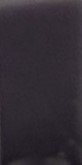
#> input picture Amyl_0(1).jpg, 82 x 165 px
$ python -i ColorFinder.py   (imports and definitions only)
#> lines starting #> are read from the running program, lines starting #| are printed output that depends on the picture
import cv2
import numpy as np
from colormath.color_conversions import convert_color
from colormath.color_diff import delta_e_cie1976
from colormath.color_objects import LabColor, sRGBColor
from sklearn.cluster import KMeans
from statistics import mode


class ColorFinder:
    def __init__(self, visualize=False):
        self.visualize = visualize
        self.colors = [["0 mg/ml", [49.037, 43.146, 50.657]], ["0 mg/ml", [42.832, 36.156, 44.324]],
                    #    ["0 mg/ml", [54.301, 45.050, 50.423]],
                       ["2.2 mg/ml", [61.799, 47.709, 69.759]], ["2.2 mg/ml", [73.31, 48.827, 69.335]],
                    #    ["2.2 mg/ml", [77.089, 60.114, 79.733]],
                       ["2.35 mg/ml", [66.707, 48.81, 66.253]], ["2.35 mg/ml", [78.999, 61.811, 80.432]],
                    #    ["2.35 mg/ml", [62.625, 44.679, 66.070]],
                       ["2.5 mg/ml", [66.907, 54.399, 64.937]], ["2.5 mg/ml", [91.305, 72.603, 84.315]],
                    #    ["2.5 mg/ml", [75.136, 60.098, 74.828]],
                       ["2.65 mg/ml", [83.398, 57.803, 66.542]], ["2.65 mg/ml", [82.317, 60.814, 68.704]],
                    #    ["2.65 mg/ml", [71.47, 50.764, 58.209]],
                       ["2.8 mg/ml", [89.226, 61.02, 75.412]], ["2.8 mg/ml", [63.833, 43.558, 63.545]],
                    #    ["2.8 mg/ml", [78.229, 56.659, 75.424]],
                       ["3.1 mg/ml", [102.357, 78.851, 86.94]], ["3.1 mg/ml", [109.81, 81.353, 85.919]] ]#,
                    #    ["3.1 mg/ml", [97.2, 70.294, 77.964]]]
        self.distances = []
        self.colorBin = ''

    def findBin(self, filename):
        color = self.find_Color(filename)
        self.distances = []
        for color_bin in self.colors:
            cb = self.convert_to_Lab(color_bin[1])
            dist = self.find_distance(color, cb)
            self.distances.append([color_bin[0], float(dist)])
        # print(f'self.distances = {self.distances}')
        self.findKNearest(self.distances)

    def findKNearest(self, distances, k=3):
        # try:
        kNearest = None
        for dist in distances:
            # print(f'dist = {dist}')
            # print(f'kNearest = {kNearest}')
            if kNearest is None:
                kNearest = [dist]
            else:
                kNearest = np.append(kNearest,[dist], axis=0)
            if len(kNearest) > k:
                neighbors = sorted(kNearest, key=lambda x: float(x[1]))
                kNearest = neighbors[:-1]
        print(f'kNearest = {kNearest}')
        self.colorBin = mode(kNearest[:][0])
        # except Exception as e:
        #     print(e)

    @staticmethod
    def find_distance(color, color_bin):
        return delta_e_cie1976(color, color_bin)

    def find_Color(self, filename):
        """This function finds the most dominant color of an image
        returns the color in a Lab value"""
        # Load image and convert to a list of pixels
        reshape = self.convert_image(filename)
        # Find and display most dominant colors
        dominant = self.find_dominant_color(reshape)
        # Converts dominant color to Lab Values
        lab_value = self.convert_to_Lab(dominant)
        return lab_value

    @staticmethod
    def convert_to_Lab(domi):
        """Converts final color to a lab values"""
        rgb = sRGBColor((domi[0]) / 255, (domi[1]) / 255, (domi[2]) / 255)
        lab = convert_color(rgb, LabColor, through_rgb_type=sRGBColor, target_illuminant='d65')
        return lab

    def find_dominant_color(self, reshape):
        """This function finds and displays most dominant colors.
        Visual will only run if self.visualization == True"""
        cluster = KMeans(n_clusters=5).fit(reshape)
        visualize, domi = self.visualize_colors(cluster, cluster.cluster_centers_)
        if self.visualize:
            visualize = cv2.cvtColor(visualize, cv2.COLOR_RGB2BGR)
            cv2.imshow('visualize', visualize)
            cv2.waitKey()
        return domi

    def visualize_colors(self, cluster, centroids):
        # Get the number of different clusters, create histogram, and normalize
        labels = np.arange(0, len(np.unique(cluster.labels_)) + 1)
        (hist, _) = np.histogram(cluster.labels_, bins=labels)
        hist = hist.astype("float")
        hist /= hist.sum()

        # Create frequency rect and iterate through each cluster's color and percentage
        rect = np.zeros((50, 300, 3), dtype=np.uint8)
        colors = sorted([(percent, color) for (percent, color) in zip(hist, centroids)])
        start = 0
        for (percent, color) in colors:
            if self.visualize:
                print(color, "{:0.2f}%".format(percent * 100))
            end = start + (percent * 300)
            cv2.rectangle(rect, (int(start), 0), (int(end), 50),
                          color.astype("uint8").tolist(), -1)
            start = end
        return rect, color

    @staticmethod
    def convert_image(filename):
        """This function loads an image and converts it to a list of pixels
        """
#> called with filename = 'Amyl_0(1).jpg'
        image = cv2.imread(filename)
#> image is the input picture: shape (165, 82, 3); mean B, G, R 51.1, 43.6, 49.6
        image = cv2.cvtColor(image, cv2.COLOR_BGR2RGB)
        reshape = image.reshape((image.shape[0] * image.shape[1], 3))

        return reshape

# [26 lines of commented-out code are left out]

>>> result = ColorFinder().findBin('Amyl_0(1).jpg')
#> after the loop in visualize_colors, `for (percent, color) in colors:`:
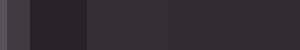
#> rect: shape (50, 300, 3); mean of channels 0, 1, 2 48.9, 43.2, 50.5; drawn as B, G, R
#> in find_dominant_color, `visualize, domi = self.visualize_colors(cluster, cluster.cluster_cente..`: domi = [47.69, 42.16, 49.48]
#> (the run stopped early here; a loop or call above may not have finished)

$ run again, on Amyl_0(2).jpg
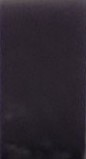
#> input picture Amyl_0(2).jpg, 86 x 159 px
#> in convert_image, image is the input picture: shape (159, 86, 3); mean B, G, R 45.7, 37.2, 43.8
#> after the loop in visualize_colors, `for (percent, color) in colors:`:
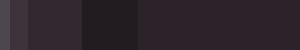
#> rect: shape (50, 300, 3); mean of channels 0, 1, 2 43.3, 36.5, 45.6; drawn as B, G, R
#> domi = [42.58, 35.95, 44.09]

$ run again, on Amyl_0(3).jpg
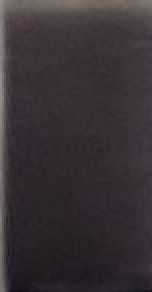
#> input picture Amyl_0(3).jpg, 76 x 146 px (shown 2 times larger)
#> in convert_image, image is the input picture: shape (146, 76, 3); mean B, G, R 53.4, 48.8, 57.5
#> after the loop in visualize_colors, `for (percent, color) in colors:`:
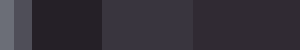
#> rect: shape (50, 300, 3); mean of channels 0, 1, 2 56.9, 48.3, 52.8; drawn as B, G, R
#> domi = [51.7, 42.48, 48.11]

$ run again, on Amyl_2(1).jpg
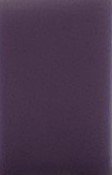
#> input picture Amyl_2(1).jpg, 112 x 175 px
#> in convert_image, image is the input picture: shape (175, 112, 3); mean B, G, R 75.1, 53.2, 71.6
#> after the loop in visualize_colors, `for (percent, color) in colors:`:
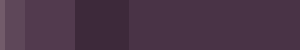
#> rect: shape (50, 300, 3); mean of channels 0, 1, 2 71, 52.4, 74.4; drawn as B, G, R
#> domi = [70.63, 51.76, 73.8]
